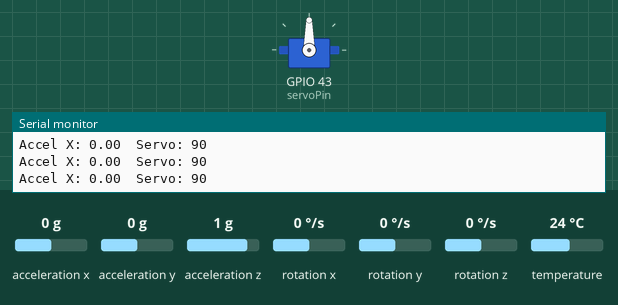
Simulated run of this sketch. Board: ESP32. Shown: servo, the last lines printed to the serial monitor. The inputs (shaded band) are chosen by the test bench; at power-on: acceleration x 0 g, acceleration y 0 g, acceleration z 1 g, rotation x 0 °/s, rotation y 0 °/s, rotation z 0 °/s, temperature 24 °C.

Above: at 1.2 s.
1.3 s: acceleration x set to -1.4 g
At 1.6 s:
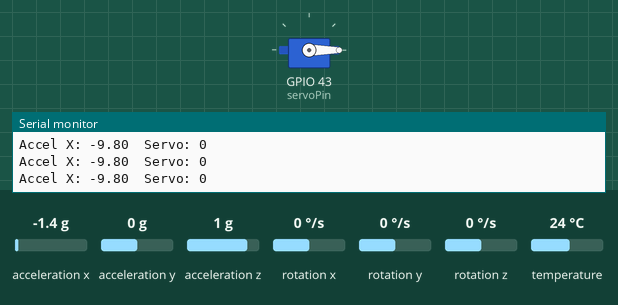
2.8 s: acceleration x set to 0.8 g
At 4.0 s:
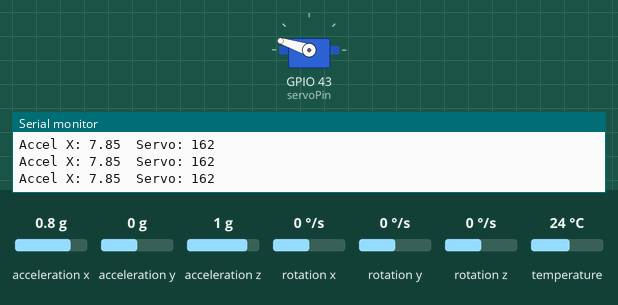
4.3 s: acceleration x set to 1.4 g
At 5.1 s:
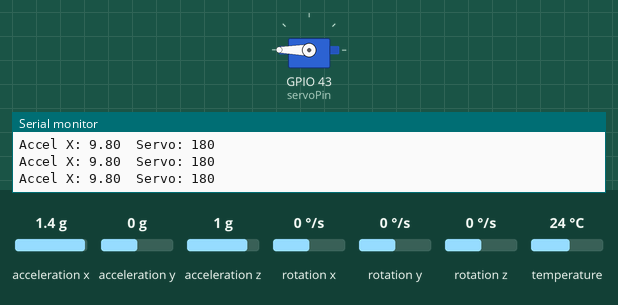
5.8 s: acceleration x set to 0 g
At 6.2 s:
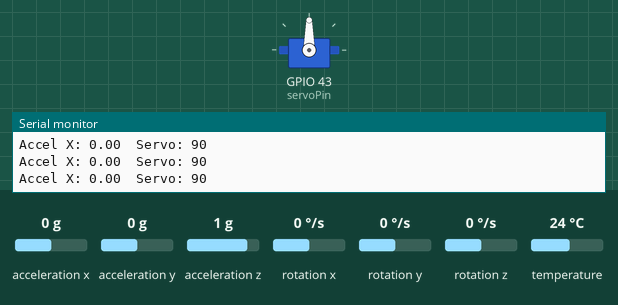
Timing chart, 0 to 8.3 s (numbered marks = the images above; inputs shaded):
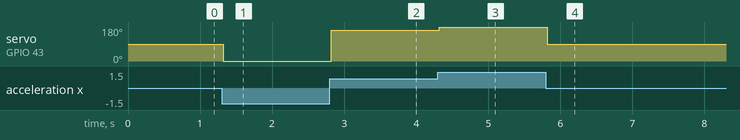

Measured:
- after the input at 1.3 s, servo on GPIO 43 (servoPin): 90° → 0° at once
- after the input at 2.8 s, servo on GPIO 43 (servoPin): 0° → 162° at once
- after the input at 4.3 s, servo on GPIO 43 (servoPin): 162° → 180° at once
- after the input at 5.8 s, servo on GPIO 43 (servoPin): 180° → 90° at once

The sketch:

MPU6050-servo.ino
```cpp
#include <Adafruit_MPU6050.h>
#include <Adafruit_Sensor.h>
#include <Wire.h>
#include <ESP32Servo.h>

Adafruit_MPU6050 mpu;
Servo myservo;
int servoPin = D6;

void setup() {
  Serial.begin(115200);
  // MPU6050
  Wire.begin();
  if (!mpu.begin()) {
    Serial.println("MPU6050 not found!");
    while (1) {
      delay(10);
    }
  }
  Serial.println("MPU6050 connected!");
  // servo
  myservo.setPeriodHertz(50);
  myservo.attach(servoPin);
}

void loop() {
  sensors_event_t accel;
  sensors_event_t gyro;
  sensors_event_t temp;
  mpu.getEvent(&accel, &gyro, &temp);
  // read tilt from X axis
  float x = accel.acceleration.x;
  // constrain it to approximately -1g to +1g
  x = constrain(x, -9.8, 9.8);
  // convert -9.8 to +9.8 into 0 to 180 degrees
  int servoPos = map(x * 100, -980, 980, 0, 180);
  myservo.write(servoPos);
  Serial.print("Accel X: ");
  Serial.print(x);
  Serial.print("  Servo: ");
  Serial.println(servoPos);
  delay(20);
}
```
